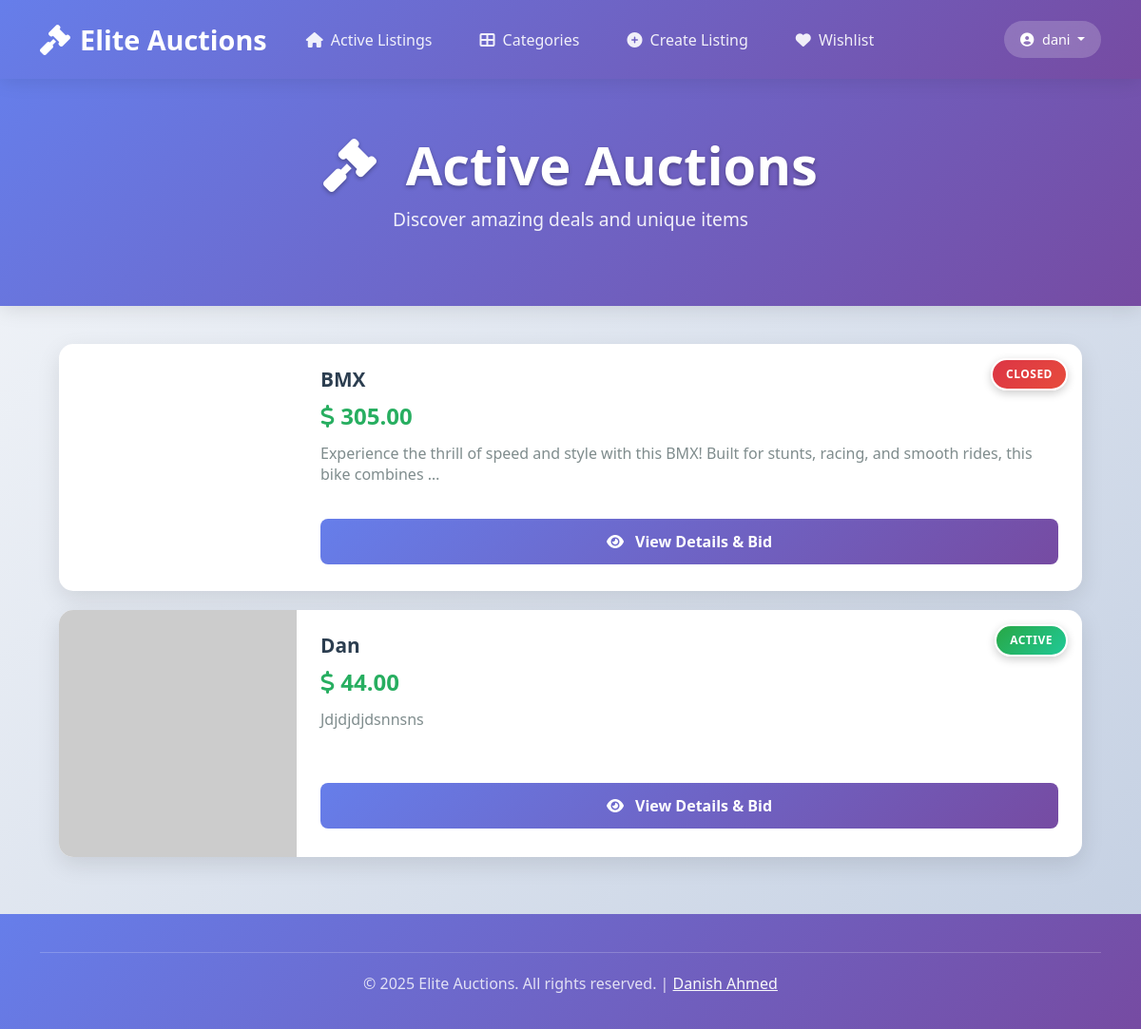
The app's page / (signed in) with its own data.
### auctions/models.py (models this page shows, shortened)
class User(AbstractUser):
    pass

class Listing(models.Model):
    title=models.CharField(max_length=64)
    desc=models.TextField()
    url=models.URLField(blank=True)
    is_active = models.BooleanField(default=True)
    owner = models.ForeignKey("User", on_delete=models.CASCADE)
    winner = models.ForeignKey(User, on_delete=models.SET_NULL, null=True, blank=True, related_name="won_listings")
    category=models.CharField(max_length=64,blank=True,choices=[
        ("Fashion", "Fashion"),
        ("Toys", "Toys"),
        ("Electronics", "Electronics"),
        ("Home", "Home"),
        ]
    )

class Bid(models.Model):
    amount = models.DecimalField(max_digits=20,decimal_places=2)
    bidmaker = models.ForeignKey("User", on_delete=models.CASCADE)
    listing = models.ForeignKey("Listing", on_delete=models.CASCADE, related_name="bids")

### auctions/views.py (the view)
# urls.py: path("", views.index, name="index"),
def index(request):
    allListings = Listing.objects.all()
    listings_with_bids = []
    for listing in allListings:
            current_bid = listing.bids.last().amount if listing.bids.last() else "No bids yet"
            listings_with_bids.append((listing, current_bid))
    return render(request, "auctions/index.html", {
        "listings_with_bids": listings_with_bids
    })

### auctions/templates/auctions/index.html (shortened to what this page needs)
{% extends "auctions/layout.html" %}
{% load static %}
{% block head %}
<link href="https://cdnjs.cloudflare.com/ajax/libs/font-awesome/6.4.0/css/all.min.css" rel="stylesheet">
{% endblock %}
{% block body %}
<div class="main-header">
    <div class="container">
        <h2 class="display-4">
            <i class="fas fa-gavel me-3"></i>
            Active Auctions
        </h2>
        <p>Discover amazing deals and unique items</p>
    </div>
</div>
<div class="container">
    {% if listings_with_bids %}
    <div class="horizontal-cards">
        {% for listing, current_bid in listings_with_bids %}
        <div class="horizontal-card">
            <span class="status-badge {% if listing.is_active %}status-active{% else %}status-closed{% endif %}">
                {% if listing.is_active %}ACTIVE{% else %}CLOSED{% endif %}
            </span>
            <div class="card-image" style="background-image: url('{% firstof listing.url "https://via.placeholder.com/300x200?text=No+Image" %}')">
            </div>
            <div class="card-content">
                <div>
                    <h5 class="card-title">{{ listing.title }}</h5>
                    <p class="card-price">
                        <i class="fas fa-dollar-sign"></i> {{ current_bid|floatformat:2 }}
                    </p>
                    <p class="card-description">{{ listing.desc|truncatechars:120 }}</p>
                </div>
                <div class="card-actions">
                    <a href="{% url 'listing' listing.pk %}" class="btn btn-primary-modern btn-modern">
                        <i class="fas fa-eye me-2"></i> View Details & Bid
                    </a>
                </div>
            </div>
        </div>
        {% endfor %}
    </div>
    {% else %}
    <div class="empty-state">
        <i class="fas fa-box-open"></i>
        <h4>No Active Listings</h4>
        <p class="text-muted">Check back later for exciting new auctions!</p>
    </div>
    {% endif %}
</div>
{% endblock %}

### auctions/templates/auctions/layout.html (shortened to what this page needs)
{% load static %}
<!DOCTYPE html>
<html lang="en">
<head>
    <link href="https://cdnjs.cloudflare.com/ajax/libs/bootstrap/5.3.0/css/bootstrap.min.css" rel="stylesheet">
    <link href="https://cdnjs.cloudflare.com/ajax/libs/font-awesome/6.4.0/css/all.min.css" rel="stylesheet">
    <link href="{% static 'auctions/styles.css' %}" rel="stylesheet">
    {% block head %}{% endblock %}
</head>
<body>
    <nav class="navbar navbar-expand-lg modern-navbar fixed-top">
        <div class="container">
            <a class="navbar-brand" href="{% url 'index' %}">
                <i class="fas fa-gavel"></i>
                Elite Auctions
            </a>
            <div class="collapse navbar-collapse" id="navbarNav">
                <ul class="navbar-nav me-auto">
                    <li class="nav-item">
                        <a class="nav-link" href="{% url 'index' %}">
                            <i class="fas fa-home me-1"></i>
                            Active Listings
                        </a>
                    </li>
                    <li class="nav-item">
                        <a class="nav-link" href="{% url 'categories' %}">
                            <i class="fas fa-th-large me-1"></i>
                            Categories
                        </a>
                    </li>
                    {% if user.is_authenticated %}
                        <li class="nav-item">
                            <a class="nav-link" href="{% url 'createListing' %}">
                                <i class="fas fa-plus-circle me-1"></i>
                                Create Listing
                            </a>
                        </li>
                        <li class="nav-item">
                            <a class="nav-link" href="{% url 'wishlist' %}">
                                <i class="fas fa-heart me-1"></i>
                                Wishlist
                            </a>
                        </li>
                    {% endif %}
                </ul>
                <div class="d-flex align-items-center">
                    {% if user.is_authenticated %}
                        <div class="dropdown">
                            <button class="btn dropdown-toggle user-badge" type="button" data-bs-toggle="dropdown">
                                <i class="fas fa-user-circle"></i>
                                {{ user.username }}
                            </button>
                        </div>
                    {% endif %}
                </div>
            </div>
        </div>
    </nav>
    <main style="margin-top: var(--nav-height);">
        <div class="page-content">
            {% block body %}
            {% endblock %}
        </div>
    </main>
    <footer class="modern-footer">
        <div class="container">
            <div class="footer-bottom">
                <p>&copy; 2025 Elite Auctions. All rights reserved. | <a href="https://www.linkedin.com/in/danish-ahmed-6b46b4343/" class="text-light">Danish Ahmed</a></p>
            </div>
        </div>
    </footer>
</body>
</html>

### auctions/static/auctions/styles.css (style rules this page uses)
:root { --primary-gradient: linear-gradient(135deg, #667eea 0%, #764ba2 100%); --success-gradient: linear-gradient(135deg, #4facfe 0%, #00f2fe 100%); --danger-gradient: linear-gradient(135deg, #fa709a 0%, #fee140 100%); --card-shadow: 0 8px 25px rgba(0, 0, 0, 0.1); --card-shadow-hover: 0 15px 35px rgba(0, 0, 0, 0.15); }
body { background: linear-gradient(135deg, #f5f7fa 0%, #c3cfe2 100%); font-family: 'Segoe UI', Tahoma, Geneva, Verdana, sans-serif; min-height: 100vh; }
.main-header { background: var(--primary-gradient); padding: 60px 0; margin-bottom: 40px; color: white; text-align: center; box-shadow: 0 4px 20px rgba(0, 0, 0, 0.1); }
.horizontal-cards { display: flex; flex-direction: column; gap: 20px; max-width: 1200px; margin: 0 auto; padding: 0 20px; }
.horizontal-card { background: white; border-radius: 15px; box-shadow: var(--card-shadow); overflow: hidden; transition: all 0.3s ease; display: flex; height: 200px; }
.horizontal-card .card-image { width: 250px; height: 100%; background-size: cover; background-position: center; position: relative; }
.status-active { background: var(--success-gradient); }
.status-closed { background: var(--danger-gradient); }
.horizontal-card .card-content { flex: 1; padding: 25px; display: flex; flex-direction: column; justify-content: space-between; }
.horizontal-card .card-title { font-size: 1.3rem; font-weight: 600; color: #2c3e50; margin-bottom: 8px; }
.horizontal-card .card-price { font-size: 1.5rem; font-weight: 700; color: #27ae60; margin-bottom: 10px; }
.horizontal-card .card-description { color: #7f8c8d; line-height: 1.4; margin-bottom: 15px; flex-grow: 1; }
.horizontal-card .card-actions { margin-top: auto; }
.btn-modern { padding: 12px 24px; border-radius: 8px; font-weight: 600; border: none; transition: all 0.3s ease; text-decoration: none; display: inline-block; text-align: center; }
.btn-primary-modern { background: var(--primary-gradient); color: white; }

### auctions/templates/auctions/index.html (style rules this page uses)
.main-header { background: linear-gradient(135deg, #667eea 0%, #764ba2 100%); padding: 60px 0; margin-bottom: 40px; color: white; text-align: center; box-shadow: 0 4px 20px rgba(0, 0, 0, 0.1); }
.main-header h2 { font-weight: 700; text-shadow: 0 2px 4px rgba(0, 0, 0, 0.3); margin: 0; }
.main-header p { font-size: 1.2rem; opacity: 0.9; margin-top: 10px; }
.horizontal-cards { display: flex; flex-direction: column; gap: 20px; max-width: 1200px; margin: 0 auto; padding: 0 20px; }
.horizontal-card { background: white; border-radius: 15px; box-shadow: 0 8px 25px rgba(0, 0, 0, 0.1); overflow: hidden; transition: all 0.3s ease; display: flex; min-height: 260px; position: relative; }
.horizontal-card .card-image { width: 250px; height: 100%; min-height: 260px; background-size: cover; background-position: center; flex-shrink: 0; }
.horizontal-card .card-content { flex: 1; padding: 25px 25px 15px 25px; display: flex; flex-direction: column; justify-content: space-between; min-height: 260px; }
.horizontal-card .card-title { font-size: 1.3rem; font-weight: 600; color: #2c3e50; margin-bottom: 8px; }
.horizontal-card .card-price { font-size: 1.5rem; font-weight: 700; color: #27ae60; margin-bottom: 10px; }
.horizontal-card .card-description { color: #7f8c8d; line-height: 1.4; margin-bottom: 15px; flex-grow: 1; }
.horizontal-card .card-actions { margin-top: auto; padding: 20px 0 15px 0; }
.btn-modern { padding: 12px 24px; border-radius: 8px; font-weight: 600; border: none; transition: all 0.3s ease; text-decoration: none; display: inline-block; text-align: center; width: 100%; box-sizing: border-box; }
.btn-primary-modern { background: linear-gradient(135deg, #667eea 0%, #764ba2 100%); color: white; }
.status-badge { position: absolute; top: 15px; right: 15px; z-index: 10; padding: 6px 14px; border-radius: 20px; font-size: 0.75rem; font-weight: 700; text-transform: uppercase; letter-spacing: 0.5px; box-shadow: 0 3px 10px rgba(0, 0, 0, 0.2); border: 2px solid white; }
.status-active { background: linear-gradient(135deg, #28a745, #20c997); color: white; }
.status-closed { background: linear-gradient(135deg, #dc3545, #e74c3c); color: white; }

### records on screen
User: username "dani"
Listing: is_active "CLOSED", title "BMX", amount "305.00", desc "Experience the thrill of speed and style with this BMX! Built for stunts, racing, and smooth rides, this bike combines …"
Listing: is_active "ACTIVE", title "Dan", amount "44.00", desc "Jdjdjdjdsnnsns"
